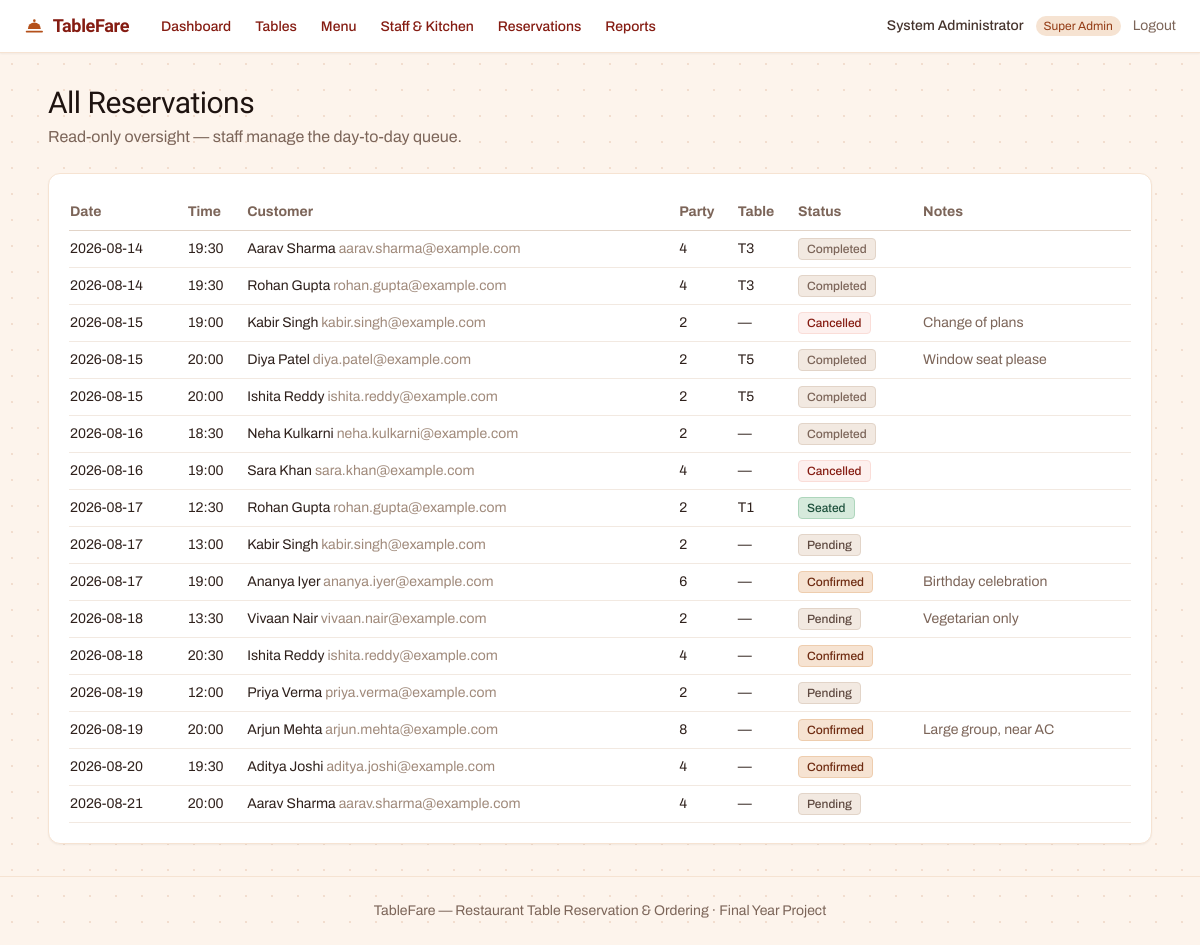
/index.php?route=admin/reservations (signed in), run on the app's committed database.
### tables this page shows
CREATE TABLE reservations (
    id                 INT AUTO_INCREMENT PRIMARY KEY,
    customer_id        INT NOT NULL,
    table_id           INT NULL,
    reservation_date    DATE NOT NULL,
    reservation_time    TIME NOT NULL,
    party_size         INT NOT NULL,
    status             ENUM('pending','confirmed','seated','completed','cancelled') NOT NULL DEFAULT 'pending',
    special_requests   VARCHAR(255) NULL,
    created_at         TIMESTAMP NOT NULL DEFAULT CURRENT_TIMESTAMP,
    FOREIGN KEY (customer_id) REFERENCES customers(id) ON DELETE CASCADE,
    FOREIGN KEY (table_id) REFERENCES restaurant_tables(id) ON DELETE SET NULL
);

CREATE TABLE customers (
    id          INT AUTO_INCREMENT PRIMARY KEY,
    name        VARCHAR(100) NOT NULL,
    email       VARCHAR(150) NOT NULL UNIQUE,
    created_at  TIMESTAMP NOT NULL DEFAULT CURRENT_TIMESTAMP
);

CREATE TABLE restaurant_tables (
    id            INT AUTO_INCREMENT PRIMARY KEY,
    table_number  VARCHAR(10) NOT NULL UNIQUE,
    capacity      INT NOT NULL,
    zone          VARCHAR(50) NOT NULL,
    table_code    VARCHAR(40) NOT NULL UNIQUE,
    status        ENUM('active','inactive') NOT NULL DEFAULT 'active',
    created_at    TIMESTAMP NOT NULL DEFAULT CURRENT_TIMESTAMP
);

### app/controllers/AdminController.php (called while the page is built, shortened)
<?php
require_once __DIR__ . '/../models/Reservation.php';
class AdminController
{
    public function reservations(): void
    {
        $reservations = Reservation::allWithDetails();
        $pageTitle = 'All Reservations';
        require __DIR__ . '/../views/admin/reservations.php';
    }
}

### public/index.php (called while the page is built, shortened)
<?php
require_once __DIR__ . '/../core/helpers.php';
require_once __DIR__ . '/../core/Database.php';
require_once __DIR__ . '/../app/controllers/AdminController.php';
$router = new Router();
$router->get('login', fn() => (new AuthController())->showLogin());
$router->post('login', fn() => (new AuthController())->login());
$router->post('logout', fn() => (new AuthController())->logout());
$router->get('admin/dashboard', fn() => (new AdminController())->dashboard());
$router->get('admin/tables', fn() => (new AdminController())->tables());
$router->post('admin/tables/store', fn() => (new AdminController())->tableStore());
$router->post('admin/tables/update', fn() => (new AdminController())->tableUpdate());
$router->post('admin/tables/status', fn() => (new AdminController())->tableToggleStatus());
$router->get('admin/tables/qr', fn() => (new AdminController())->tableQrDownload());
$router->get('admin/menu', fn() => (new AdminController())->menu());
$router->post('admin/menu/categories/store', fn() => (new AdminController())->categoryStore());
$router->post('admin/menu/categories/update', fn() => (new AdminController())->categoryUpdate());
$router->post('admin/menu/categories/delete', fn() => (new AdminController())->categoryDelete());
$router->post('admin/menu/items/store', fn() => (new AdminController())->itemStore());
$router->post('admin/menu/items/update', fn() => (new AdminController())->itemUpdate());
$router->post('admin/menu/items/delete', fn() => (new AdminController())->itemDelete());
$router->get('admin/staff', fn() => (new AdminController())->staff());
$router->post('admin/staff/store', fn() => (new AdminController())->staffStore());
$router->post('admin/staff/status', fn() => (new AdminController())->staffToggleStatus());
$router->get('admin/reservations', fn() => (new AdminController())->reservations());
$router->get('admin/reports', fn() => (new AdminController())->reports());
$router->get('staff/dashboard', fn() => (new StaffController())->dashboard());
$router->get('staff/reservations', fn() => (new StaffController())->reservations());
$router->post('staff/reservations/confirm', fn() => (new StaffController())->reservationConfirm());
$router->post('staff/reservations/cancel', fn() => (new StaffController())->reservationCancel());
$router->post('staff/reservations/seat', fn() => (new StaffController())->reservationSeat());
$router->get('staff/tables', fn() => (new StaffController())->tables());
$router->get('staff/sessions/detail', fn() => (new StaffController())->sessionDetail());
$router->post('staff/sessions/close', fn() => (new StaffController())->sessionForceClose());
$router->post('staff/orders/serve', fn() => (new StaffController())->orderMarkServed());
$router->get('staff/billing', fn() => (new StaffController())->billing());
$router->post('staff/billing/generate', fn() => (new StaffController())->billingGenerate());
$router->post('staff/billing/markpaid', fn() => (new StaffController())->billingMarkPaid());
$router->get('kitchen/queue', fn() => (new KitchenController())->queue());
$router->get('kitchen/queue/data', fn() => (new KitchenController())->queueData());
$router->post('kitchen/item/advance', fn() => (new KitchenController())->itemAdvance());
$router->get('booking/create', fn() => (new BookingController())->createForm());
$router->post('booking/create/otp', fn() => (new BookingController())->createSendOtp());
$router->post('booking/create/verify', fn() => (new BookingController())->createVerify());
$router->get('booking/lookup', fn() => (new BookingController())->lookupForm());
$router->post('booking/lookup/otp', fn() => (new BookingController())->lookupSendOtp());
$router->post('booking/lookup/verify', fn() => (new BookingController())->lookupVerify());
$router->get('booking/mine', fn() => (new BookingController())->mine());
$router->post('booking/cancel', fn() => (new BookingController())->cancel());
$router->get('table/join', fn() => (new TableController())->join());
$router->get('table/start', fn() => (new TableController())->startForm());
$router->post('table/start/otp', fn() => (new TableController())->startSendOtp());
$router->post('table/start/verify', fn() => (new TableController())->startVerify());
$router->get('table/started', fn() => (new TableController())->started());
$router->get('table/joincode', fn() => (new TableController())->joinCodeForm());
$router->post('table/joincode/submit', fn() => (new TableController())->joinCodeSubmit());
$router->get('order/menu', fn() => (new OrderController())->menu());
$router->get('order/cart', fn() => (new OrderController())->cartData());
$router->post('order/cart/add', fn() => (new OrderController())->cartAdd());
$router->post('order/cart/update', fn() => (new OrderController())->cartUpdate());
$router->post('order/place', fn() => (new OrderController())->place());
$router->get('order/mine', fn() => (new OrderController())->mine());
$route = $_GET['route'] ?? '';
$router->dispatch($_SERVER['REQUEST_METHOD'], $route);

### core/Router.php (called while the page is built, shortened)
<?php
class Router
{
    private array $routes = ['GET' => [], 'POST' => []];
    public function get(string $route, callable $handler): void
    {
        $this->routes['GET'][$route] = $handler;
    }
    public function post(string $route, callable $handler): void
    {
        $this->routes['POST'][$route] = $handler;
    }
    public function dispatch(string $method, string $route): void
    {
        $handler = $this->routes[$method][$route] ?? null;
        try {
            $handler();
        } catch (Throwable $e) {
            error_log($e->getMessage());
            http_response_code(500);
            require __DIR__ . '/../app/views/errors/500.php';
        }
    }
}

### core/Database.php (called while the page is built)
<?php
class Database
{
    private static ?PDO $instance = null;
    public static function connect(): PDO
    {
        if (self::$instance === null) {
            $config = require __DIR__ . '/../config/database.php';
            $dsn = sprintf(
                'mysql:host=%s;port=%d;dbname=%s;charset=%s',
                $config['host'],
                $config['port'],
                $config['database'],
                $config['charset']
            );
            self::$instance = new PDO($dsn, $config['username'], $config['password'], [
                PDO::ATTR_ERRMODE            => PDO::ERRMODE_EXCEPTION,
                PDO::ATTR_DEFAULT_FETCH_MODE => PDO::FETCH_ASSOC,
                PDO::ATTR_EMULATE_PREPARES   => false,
            ]);
        }
        return self::$instance;
    }
}

### app/models/Reservation.php (called while the page is built, shortened)
<?php
require_once __DIR__ . '/../../core/Database.php';
class Reservation
{
    public static function allWithDetails(): array
    {
        return Database::connect()->query(
            'SELECT r.*, c.name AS customer_name, c.email AS customer_email, t.table_number
             FROM reservations r
             JOIN customers c ON c.id = r.customer_id
             LEFT JOIN restaurant_tables t ON t.id = r.table_id
             ORDER BY r.reservation_date, r.reservation_time'
        )->fetchAll();
    }
}

### app/views/admin/reservations.php (the view)
<?php require __DIR__ . '/../partials/header.php'; ?>
<?php require __DIR__ . '/../partials/staff_navbar.php'; ?>
<main class="flex-1 max-w-6xl mx-auto w-full px-6 py-8">
    <h1 class="text-3xl text-stone-900"><?= e($pageTitle) ?></h1>
    <p class="text-stone-500 mt-1 mb-6">Read-only oversight — staff manage the day-to-day queue.</p>
    <section class="bg-white rounded-xl border border-amber-100 shadow-sm p-5">
        <table class="w-full text-sm">
            <thead><tr class="text-left text-stone-500 border-b border-stone-200">
                <th class="py-2">Date</th><th>Time</th><th>Customer</th><th>Party</th><th>Table</th><th>Status</th><th>Notes</th>
            </tr></thead>
            <tbody>
            <?php foreach ($reservations as $r): ?>
                <tr class="border-b border-stone-100">
                    <td class="py-2"><?= e($r['reservation_date']) ?></td>
                    <td><?= e(substr($r['reservation_time'], 0, 5)) ?></td>
                    <td><?= e($r['customer_name']) ?> <span class="text-stone-400"><?= e($r['customer_email']) ?></span></td>
                    <td><?= (int)$r['party_size'] ?></td>
                    <td><?= e($r['table_number'] ?? '—') ?></td>
                    <td><?= status_badge($r['status']) ?></td>
                    <td class="text-stone-500"><?= e($r['special_requests'] ?? '') ?></td>
                </tr>
            <?php endforeach; ?>
            </tbody>
        </table>
    </section>
</main>
<?php require __DIR__ . '/../partials/footer.php'; ?>

### core/helpers.php (shortened to what this page needs)
<?php
function e(?string $value): string
{
    return htmlspecialchars($value ?? '', ENT_QUOTES, 'UTF-8');
}
function status_badge(string $status): string
{
    $tones = [
        'placed'    => 'bg-stone-100 text-stone-600 border-stone-200',
        'preparing' => 'bg-amber-100 text-amber-800 border-amber-200',
        'ready'     => 'bg-green-100 text-green-700 border-green-200',
        'served'    => 'bg-green-50 text-green-600 border-green-100',
        'pending'   => 'bg-stone-100 text-stone-600 border-stone-200',
        'confirmed' => 'bg-amber-100 text-amber-800 border-amber-200',
        'seated'    => 'bg-green-100 text-green-700 border-green-200',
        'completed' => 'bg-stone-100 text-stone-500 border-stone-200',
        'cancelled' => 'bg-red-50 text-red-700 border-red-100',
        'unpaid'    => 'bg-red-50 text-red-700 border-red-100',
        'paid'      => 'bg-green-100 text-green-700 border-green-200',
        'active'    => 'bg-green-100 text-green-700 border-green-200',
        'inactive'  => 'bg-stone-100 text-stone-500 border-stone-200',
        'closed'    => 'bg-stone-100 text-stone-500 border-stone-200',
    ];
    $tone = $tones[$status] ?? 'bg-stone-100 text-stone-600 border-stone-200';
    return '<span class="inline-block px-2 py-0.5 rounded border text-xs font-medium capitalize ' . $tone . '">'
        . e(str_replace('_', ' ', $status)) . '</span>';
}
function wordmark(string $size = 'text-lg'): string
{
    return '<span class="font-display font-extrabold ' . $size . ' text-red-700 inline-flex items-center gap-2">'
        . '<svg viewBox="0 0 24 24" class="w-[1.15em] h-[1.15em] text-amber-600" fill="none" aria-hidden="true">'
        . '<path d="M3 18h18" stroke="currentColor" stroke-width="2" stroke-linecap="round"/>'
        . '<path d="M4.5 15a7.5 7.5 0 0 1 15 0z" fill="currentColor"/>'
        . '<circle cx="12" cy="5.4" r="1.5" fill="currentColor"/>'
        . '</svg>TableFare</span>';
}

### app/views/partials/header.php (style rules this page uses)
:root { color-scheme: light; }
body { background-color: #FDF4EC; background-image: radial-gradient(rgba(180, 80, 26, 0.14) 1px, transparent 1px); background-size: 26px 26px; background-position: -1px -1px; }
h1, h2, h3, .font-display { font-family: 'Bricolage Grotesque', Archivo, 'Segoe UI', sans-serif; letter-spacing: -0.018em; }
h1 { font-weight: 800; }
.tnum, table td, table th { font-variant-numeric: tabular-nums; }

### data on the page
reservations: reservation_date "2026-08-14", reservation_time "19:30", customer.name "Aarav Sharma", customer.email "aarav.sharma@example.com", party_size "4", table.table_number "T3", status "Completed"
reservations: reservation_date "2026-08-14", reservation_time "19:30", customer.name "Rohan Gupta", customer.email "rohan.gupta@example.com", party_size "4", table.table_number "T3", status "Completed"
reservations: reservation_date "2026-08-15", reservation_time "19:00", customer.name "Kabir Singh", customer.email "kabir.singh@example.com", party_size "2", table_number "—", status "Cancelled", special_requests "Change of plans"
reservations: reservation_date "2026-08-15", reservation_time "20:00", customer.name "Diya Patel", customer.email "diya.patel@example.com", party_size "2", table.table_number "T5", status "Completed", special_requests "Window seat please"
reservations: reservation_date "2026-08-15", reservation_time "20:00", customer.name "Ishita Reddy", customer.email "ishita.reddy@example.com", party_size "2", table.table_number "T5", status "Completed"
reservations: reservation_date "2026-08-16", reservation_time "18:30", customer.name "Neha Kulkarni", customer.email "neha.kulkarni@example.com", party_size "2", table_number "—", status "Completed"
reservations: reservation_date "2026-08-16", reservation_time "19:00", customer.name "Sara Khan", customer.email "sara.khan@example.com", party_size "4", table_number "—", status "Cancelled"
reservations: reservation_date "2026-08-17", reservation_time "12:30", customer.name "Rohan Gupta", customer.email "rohan.gupta@example.com", party_size "2", table.table_number "T1", status "Seated"
reservations: reservation_date "2026-08-17", reservation_time "13:00", customer.name "Kabir Singh", customer.email "kabir.singh@example.com", party_size "2", table_number "—", status "Pending"
reservations: reservation_date "2026-08-17", reservation_time "19:00", customer.name "Ananya Iyer", customer.email "ananya.iyer@example.com", party_size "6", table_number "—", status "Confirmed", special_requests "Birthday celebration"
reservations: reservation_date "2026-08-18", reservation_time "13:30", customer.name "Vivaan Nair", customer.email "vivaan.nair@example.com", party_size "2", table_number "—", status "Pending", special_requests "Vegetarian only"
reservations: reservation_date "2026-08-18", reservation_time "20:30", customer.name "Ishita Reddy", customer.email "ishita.reddy@example.com", party_size "4", table_number "—", status "Confirmed"
reservations: reservation_date "2026-08-19", reservation_time "12:00", customer.name "Priya Verma", customer.email "priya.verma@example.com", party_size "2", table_number "—", status "Pending"
reservations: reservation_date "2026-08-19", reservation_time "20:00", customer.name "Arjun Mehta", customer.email "arjun.mehta@example.com", party_size "8", table_number "—", status "Confirmed", special_requests "Large group, near AC"
reservations: reservation_date "2026-08-20", reservation_time "19:30", customer.name "Aditya Joshi", customer.email "aditya.joshi@example.com", party_size "4", table_number "—", status "Confirmed"
reservations: reservation_date "2026-08-21", reservation_time "20:00", customer.name "Aarav Sharma", customer.email "aarav.sharma@example.com", party_size "4", table_number "—", status "Pending"

### other printed values
$label "Dashboard"
$label "Tables"
$label "Menu"
$label "Staff & Kitchen"
$label "Reservations"
$label "Reports"
Auth::name() "System Administrator"
str_replace('_', ' ', $role) "Super Admin"
$pageTitle "All Reservations"
